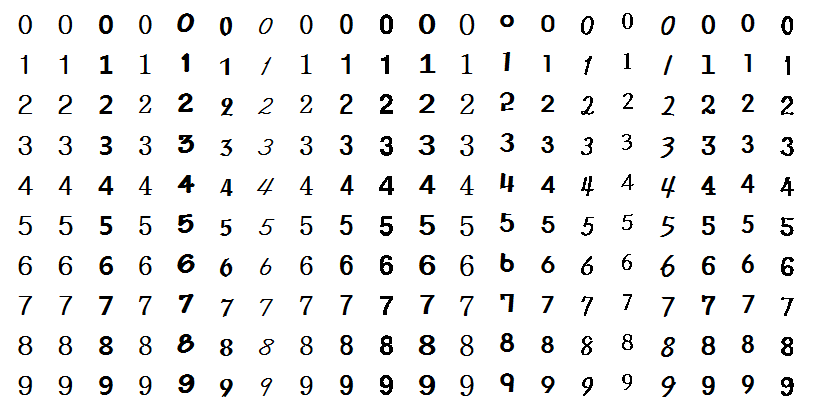
#> input picture image1128/train_numbers.png, 813 x 411 px, found by its file name
$ python KNN_number_class.py
#> lines starting #> are read from the running program, lines starting #| are printed output that depends on the picture; after the words box and inside, x2 and y2 are one past the last pixel; in counts of white or black regions, pixels touching at a corner belong together
import numpy as np, cv2
import matplotlib.pyplot as plt

def find_histo_position(img, direct):
    project = cv2.reduce(img, direct, cv2.REDUCE_AVG).ravel()
    p0, p1 = -1, -1
    length = project.shape[0]
    for i in range(length):
        if p0 < 0 and project[i] < 250:
            p0 = i
        if p1 < 0 and project[length - i - 1] < 250:
            p1 = length - i - 1
    return p0, p1

def find_number(part):
    x0, x1 = find_histo_position(part, 0)
    y0, y1 = find_histo_position(part, 1)
    if x0 < 0 or y0 < 0:
        return None  # 빈 데이터 방지
    return part[y0:y1, x0:x1]

def place_middle(number, new_size):
    h, w = number.shape[:2]
    big = max(h, w)
    square = np.full((big, big), 255, np.float32)

    dx, dy = np.subtract(big, (w, h)) // 2
    square[dy:dy + h, dx:dx + w] = number
    return cv2.resize(square, new_size).flatten()

train_image = cv2.imread("C:/IMAGEPROCESSING/image1128/train_numbers.png", cv2.IMREAD_GRAYSCALE)
#> train_image: shape (411, 813); min 0, max 255, mean 238.9
train_image = train_image[5:405, 6:806]
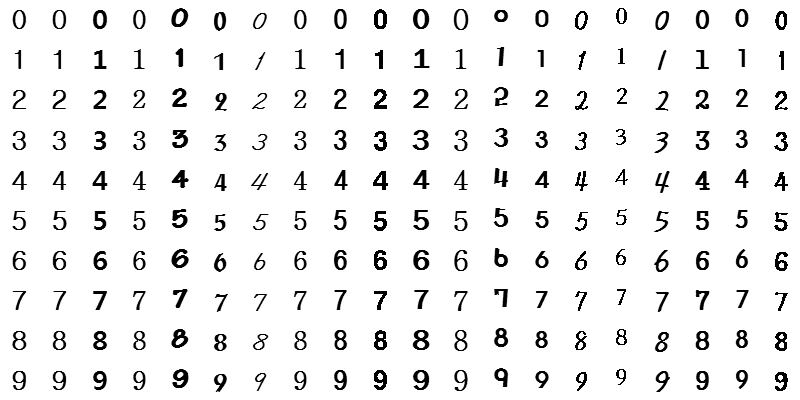
#> train_image: shape (400, 800); min 0, max 255, mean 238.2

size, K = (40, 40), 15
nclass, nsample = 10, 20
_, train_image = cv2.threshold(train_image, 32, 255, cv2.THRESH_BINARY)
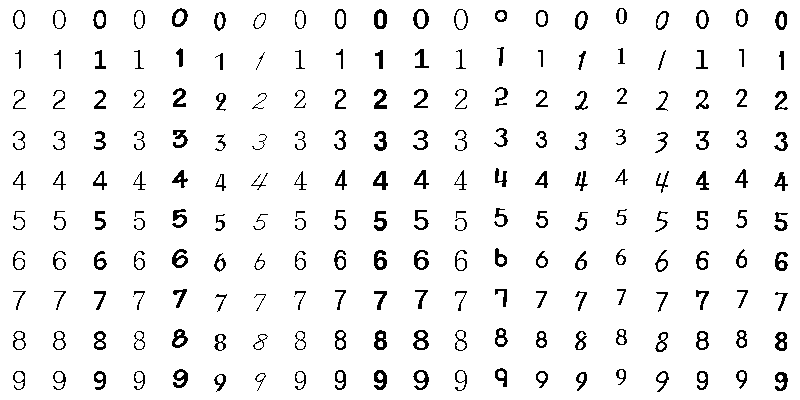
#> train_image: shape (400, 800); 94.4% white; black in thin lines or dots

cells = [np.hsplit(row, nsample) for row in np.vsplit(train_image, nclass)]
#> cells = 10 items
nums = [find_number(c) for c in np.reshape(cells, (-1, 40, 40)) if find_number(c) is not None]
#> in find_histo_position, `project = cv2.reduce(img, direct, cv2.REDUCE_AVG).ravel()`: project = 40 values, max 255 at index 0, min 172 at index 14, mean 243.7
#> in find_histo_position, `project = cv2.reduce(img, direct, cv2.REDUCE_AVG).ravel()`: img: shape (40, 40); 95.6% white; black in thin lines or dots, all inside (x1, y1, x2, y2) = (13, 10, 25, 29)
#> after the loop in find_histo_position, `for i in range(length):`: p0 = 13; p1 = 24
#> in find_number, `x0, x1 = find_histo_position(part, 0)`: x0 = 13; x1 = 24
#> in find_number, `y0, y1 = find_histo_position(part, 1)`: y0 = 10; y1 = 28
#> in find_histo_position (call 5), `project = cv2.reduce(img, direct, cv2.REDUCE_AVG).ravel()`: img: shape (40, 40); 95.6% white; black in thin lines or dots, all inside (x1, y1, x2, y2) = (13, 10, 26, 29)
#> in find_histo_position (call 13), `project = cv2.reduce(img, direct, cv2.REDUCE_AVG).ravel()`: img: shape (40, 40); 95.9% white; black in thin lines or dots, all inside (x1, y1, x2, y2) = (14, 10, 25, 29)
#> in find_histo_position (call 17), `project = cv2.reduce(img, direct, cv2.REDUCE_AVG).ravel()`: img: shape (40, 40); 91.1% white; 1 black region, box (x1, y1, x2, y2) and area: (12, 8, 28, 27) 143
#> in find_histo_position (call 21), `project = cv2.reduce(img, direct, cv2.REDUCE_AVG).ravel()`: img: shape (40, 40); 93.4% white; black in thin lines or dots, all inside (x1, y1, x2, y2) = (14, 12, 26, 31)
#> in find_histo_position (call 25), `project = cv2.reduce(img, direct, cv2.REDUCE_AVG).ravel()`: img: shape (40, 40); 96.9% white; black in thin lines or dots, all inside (x1, y1, x2, y2) = (13, 13, 26, 29)
#> in find_histo_position (call 29), `project = cv2.reduce(img, direct, cv2.REDUCE_AVG).ravel()`: img: shape (40, 40); 95.9% white; black in thin lines or dots, all inside (x1, y1, x2, y2) = (15, 10, 26, 29)
#> in find_histo_position (call 33), `project = cv2.reduce(img, direct, cv2.REDUCE_AVG).ravel()`: project = 40 values, max 255 at index 0, min 153 at index 16, mean 239.7
#> in find_histo_position (call 33), `project = cv2.reduce(img, direct, cv2.REDUCE_AVG).ravel()`:
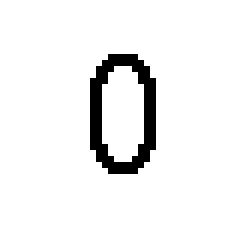
#> img: shape (40, 40) (shown 6 times larger); 94% white; black in thin lines or dots, all inside (x1, y1, x2, y2) = (15, 9, 26, 29)
#> after the loop in find_histo_position (call 33), `for i in range(length):`: p0 = 15; p1 = 25
#> in find_histo_position (call 37), `project = cv2.reduce(img, direct, cv2.REDUCE_AVG).ravel()`: project = 40 values, max 255 at index 0, min 134 at index 17, mean 229.5
#> in find_histo_position (call 37), `project = cv2.reduce(img, direct, cv2.REDUCE_AVG).ravel()`:
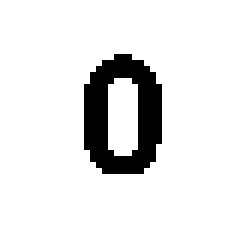
#> img: shape (40, 40) (shown 6 times larger); 90% white; 1 black region, box (x1, y1, x2, y2) and area: (14, 9, 27, 29) 160
#> after the loop in find_histo_position (call 37), `for i in range(length):`: p0 = 14; p1 = 26
#> in find_number (call 21), `x0, x1 = find_histo_position(part, 0)`: part: shape (40, 40); 91.3% white; 1 black region, box (x1, y1, x2, y2) and area: (13, 9, 29, 29) 139
#> in find_number (call 23), `x0, x1 = find_histo_position(part, 0)`: part: shape (40, 40); 94.9% white; black in thin lines or dots, all inside (x1, y1, x2, y2) = (14, 9, 28, 30)
#> in find_number (call 25), `x0, x1 = find_histo_position(part, 0)`: part: shape (40, 40); 95% white; black in thin lines or dots, all inside (x1, y1, x2, y2) = (15, 10, 27, 22)
#> in find_number (call 27), `x0, x1 = find_histo_position(part, 0)`: part: shape (40, 40); 94.5% white; black in thin lines or dots, all inside (x1, y1, x2, y2) = (16, 10, 28, 27)
#> in find_number (call 29), `x0, x1 = find_histo_position(part, 0)`: part: shape (40, 40); 93% white; black in thin lines or dots, all inside (x1, y1, x2, y2) = (15, 11, 28, 30)
#> in find_number (call 31), `x0, x1 = find_histo_position(part, 0)`: part: shape (40, 40); 94.8% white; black in thin lines or dots, all inside (x1, y1, x2, y2) = (16, 8, 27, 24)
#> in find_number (call 33), `x0, x1 = find_histo_position(part, 0)`: part: shape (40, 40); 94.2% white; black in thin lines or dots, all inside (x1, y1, x2, y2) = (16, 11, 29, 30)
#> in find_number (call 35), `x0, x1 = find_histo_position(part, 0)`: part: shape (40, 40); 93.4% white; black in thin lines or dots, all inside (x1, y1, x2, y2) = (16, 10, 29, 29)
#> in find_number (call 37), `x0, x1 = find_histo_position(part, 0)`: x1 = 27
#> in find_number (call 37), `x0, x1 = find_histo_position(part, 0)`:
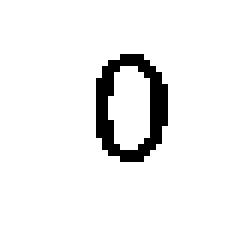
#> part: shape (40, 40) (shown 6 times larger); 93.9% white; black in thin lines or dots, all inside (x1, y1, x2, y2) = (16, 9, 28, 27)
#> in find_number (call 37), `y0, y1 = find_histo_position(part, 1)`: y0 = 9; y1 = 26
#> in find_number (call 39), `x0, x1 = find_histo_position(part, 0)`: x0 = 15; x1 = 26
#> in find_number (call 39), `x0, x1 = find_histo_position(part, 0)`:
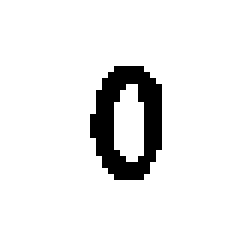
#> part: shape (40, 40) (shown 6 times larger); 91.9% white; 1 black region, box (x1, y1, x2, y2) and area: (15, 11, 27, 30) 130
#> in find_number (call 39), `y0, y1 = find_histo_position(part, 1)`: y0 = 11; y1 = 29
#> nums = 200 items

# 크기가 다른 이미지를 통일
nums = [cv2.resize(n, size) for n in nums if n.shape[0] > 0 and n.shape[1] > 0]
trainData = np.array([place_middle(n, size) for n in nums])
#> in place_middle (call 2), `square = np.full((big, big), 255, np.float32)`: square: shape (40, 40) float32; every value is 255
#> in place_middle (call 24), `square[dy:dy + h, dx:dx + w] = number`:
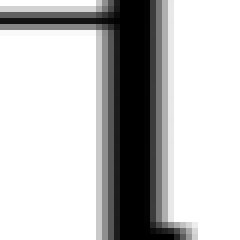
#> square: shape (40, 40) float32 (shown 6 times larger); min 0, max 255, mean 190.5
labels = np.array([i for i in range(nclass) for j in range(nsample)], np.float32)

print("cells 형태: ", np.array(cells).shape)
#| cells 형태:  (10, 20, 40, 40)
print("nums 형태: ", np.array(nums).shape)
#| nums 형태:  (200, 40, 40)
print("trainData 형태", trainData.shape)
#| trainData 형태 (200, 1600)
print("labels 형태", labels.shape)

knn = cv2.ml.KNearest_create()
knn.train(trainData, cv2.ml.ROW_SAMPLE, labels)

rows, cols = 10, 20
plt.figure(figsize=(10, 10))
for i in range(min(rows * cols, len(nums))):  # 200 이하로 제한
    test_img = nums[i]
    data = place_middle(test_img, size)
    data = data.reshape(1, -1)

    _, [[resp]], _, _ = knn.findNearest(data, K)
    plt.subplot(rows, cols, i + 1), plt.axis('off'), plt.imshow(test_img, cmap='gray')
    plt.title("resp: " + str(int(resp)))
#> this loop made 200 passes
#> resp on passes 1 to 3: 0, 0, 0
plt.tight_layout(), plt.show()
